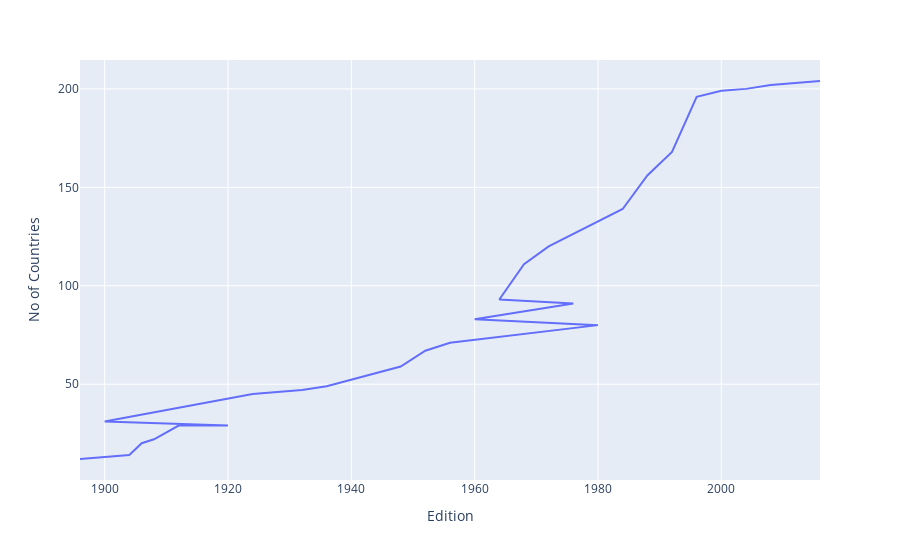

The notebook cell saved with this chart:
### Code cell
fig = px.line(nations_over_time, x="Edition", y="No of Countries")
fig.show()

### Figure 1 — Plotly figure (JSON) as saved in the notebook; plotly's stock layout.template omitted (floating-point values rounded to 4 significant figures)
{"data": [{"hovertemplate": "Edition=%{x}<br>No of Countries=%{y}<extra></extra>", "legendgroup": "", "line": {"color": "#636efa", "dash": "solid"}, "marker": {"symbol": "circle"}, "mode": "lines", "name": "", "orientation": "v", "showlegend": false, "type": "scatter", "x": [1896, 1904, 1906, 1908, 1912, 1920, 1900, 1924, 1928, 1932, 1936, 1948, 1952, 1956, 1980, 1960, 1976, 1964, 1968, 1972, 1984, 1988, 1992, 1996, 2000, 2004, 2008, 2012, 2016], "xaxis": "x", "y": [12, 14, 20, 22, 29, 29, 31, 45, 46, 47, 49, 59, 67, 71, 80, 83, 91, 93, 111, 120, 139, 156, 168, 196, 199, 200, 202, 203, 204], "yaxis": "y"}], "layout": {"legend": {"tracegroupgap": 0}, "margin": {"t": 60}, "xaxis": {"anchor": "y", "domain": [0, 1], "title": {"text": "Edition"}}, "yaxis": {"anchor": "x", "domain": [0, 1], "title": {"text": "No of Countries"}}}}
